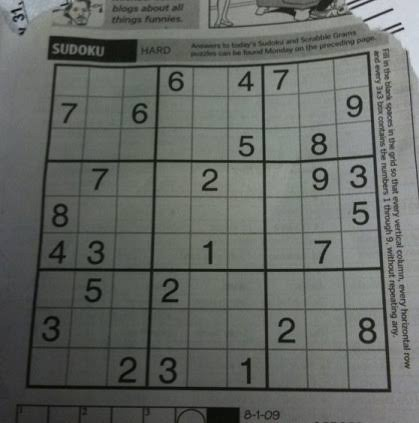
#> input picture DATA/sudokuu.jpg, 419 x 423 px, found by its file name
$ jupyter execute gradyanlar.ipynb   (older library calls are emulated)
#> lines starting #> are read from the running program, lines starting #| are printed output that depends on the picture
[cell 1]
import numpy as np
import cv2
from matplotlib import pyplot as plt

[cell 2]
img = cv2.imread("DATA\\sudokuu.jpg")
#> img is the input picture: shape (423, 419, 3); mean B, G, R 99.1, 103.3, 99.8

[cell 3]
plt.imshow(img , cmap="gray")

[cell 4]
sobelx = cv2.Sobel(img , cv2.CV_64F ,1,0 , ksize = 5) #x yönünde  gradyan
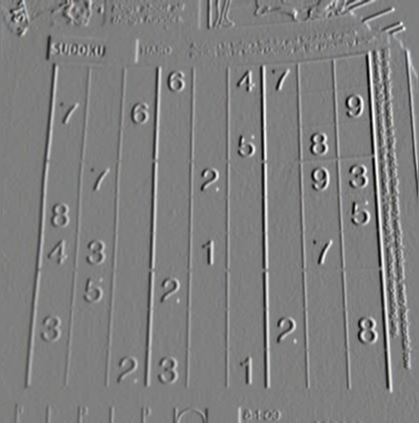
#> sobelx: shape (423, 419, 3) float64; mean B, G, R 21.3, 21.4, 21.2; drawn with min black and max white

[cell 5]
plt.imshow(sobelx , cmap="gray")
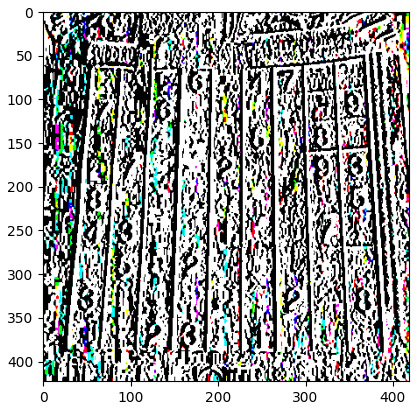
#> figure drawn by matplotlib, 1 panel; B, G, R data is drawn as R, G, B

[cell 6]
sobely = cv2.Sobel(img , cv2.CV_64F , 0 , 1 ,ksize = 5) # y yönünde gradyan
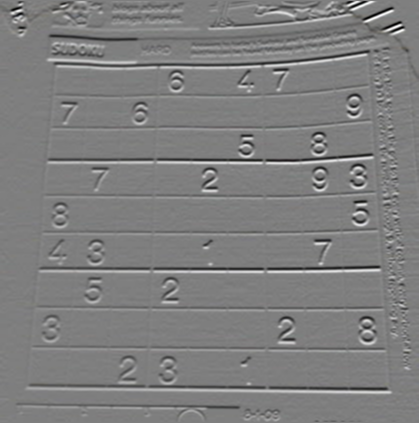
#> sobely: shape (423, 419, 3) float64; mean B, G, R -17, -16.7, -15.8; drawn with min black and max white

[cell 7]
plt.imshow(sobely , cmap="gray")
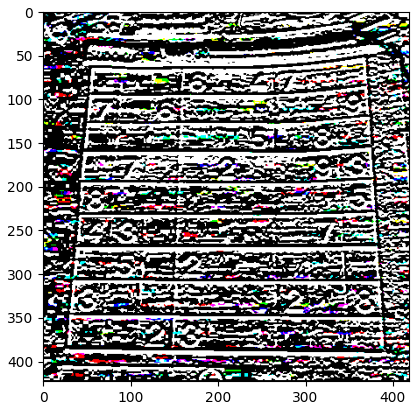
#> figure drawn by matplotlib, 1 panel; B, G, R data is drawn as R, G, B

[cell 8]
laplacian = cv2.Laplacian(img , cv2.CV_64F )
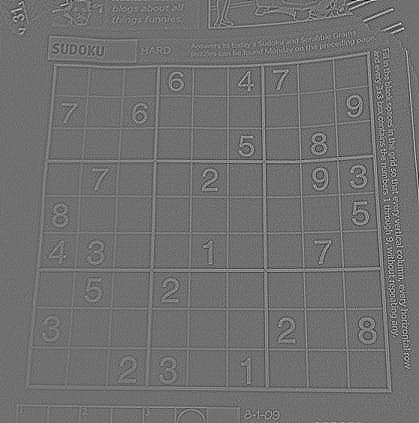
#> laplacian: shape (423, 419, 3) float64; mean B, G, R 0, 0, 0; drawn with min black and max white

[cell 9]
plt.imshow(laplacian )
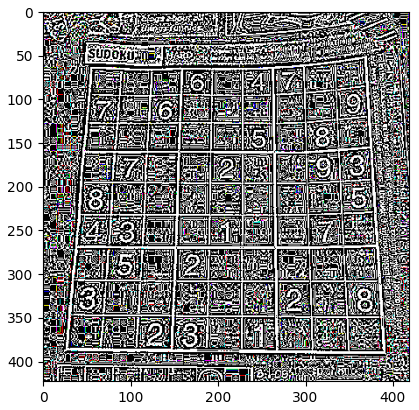
#> figure drawn by matplotlib, 1 panel; B, G, R data is drawn as R, G, B

[cell 10]
ret , thresh = cv2.threshold(img , 50 , 255 , cv2.THRESH_BINARY)
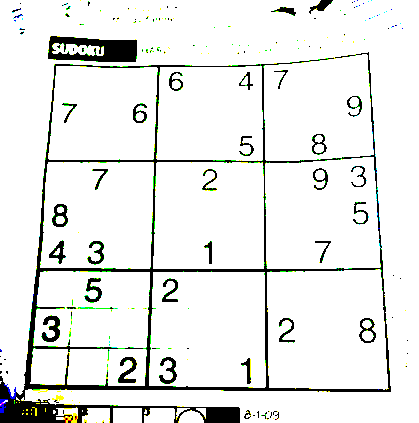
#> thresh: shape (423, 419, 3); mean B, G, R 232.1, 234.1, 232.8

[cell 11]
plt.imshow(thresh ,cmap = "gray")

[cell 12]
kernel = np.ones((4,4) ,np.uint8)

[cell 13]
grad =  cv2.morphologyEx(thresh , cv2.MORPH_GRADIENT , kernel)
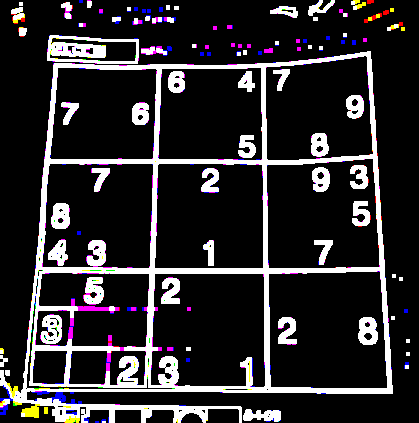
#> grad: shape (423, 419, 3); mean B, G, R 44.6, 41.9, 44.3

$ run again, with DATA/animal.jpg copied over DATA/sudokuu.jpg
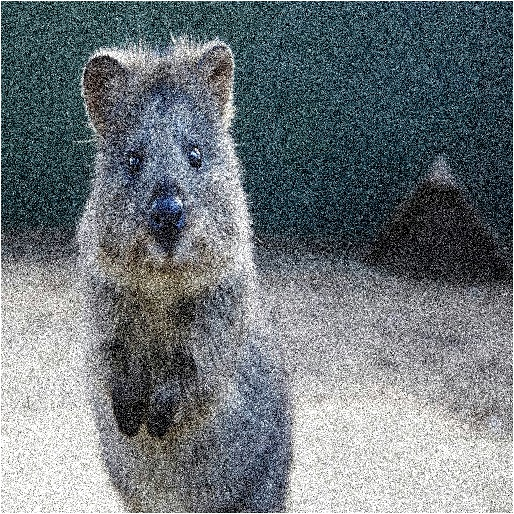
#> input picture DATA/animal.jpg, 514 x 514 px, found by its file name
#> img is the input picture: shape (514, 514, 3); mean B, G, R 123.4, 118.8, 110.8
#> `ret , thresh = cv2.threshold(img , 50 , 255 , cv2.THRESH_BINARY)`:
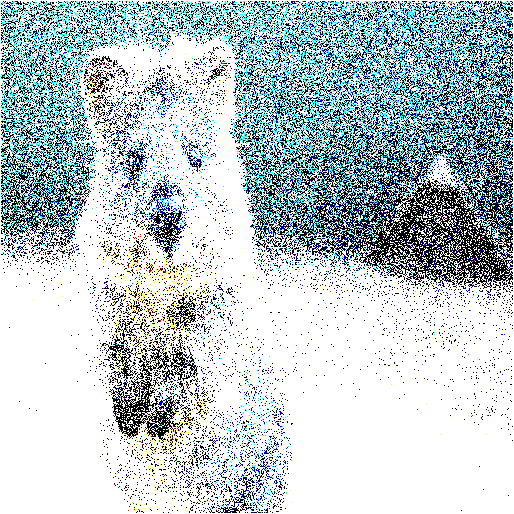
#> thresh: shape (514, 514, 3); mean B, G, R 206.8, 200.4, 184.4
#> `grad =  cv2.morphologyEx(thresh , cv2.MORPH_GRADIENT , kernel)`:
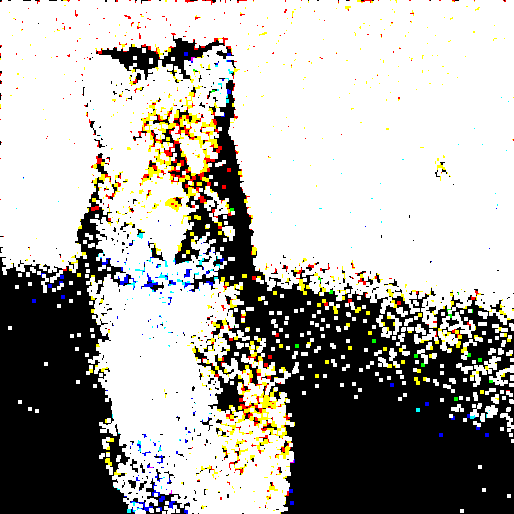
#> grad: shape (514, 514, 3); mean B, G, R 164.8, 170.3, 172.3

$ run again, with DATA/bricks.jpg copied over DATA/sudokuu.jpg
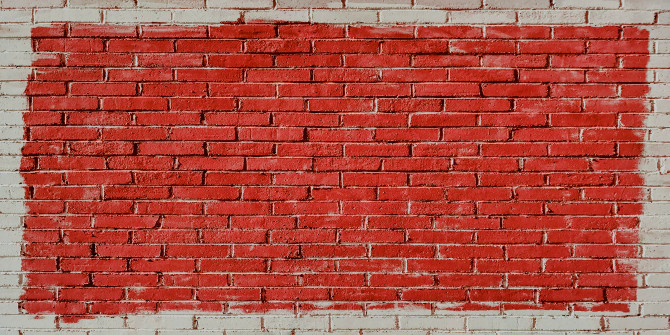
#> input picture DATA/bricks.jpg, 670 x 335 px, found by its file name
#> img is the input picture: shape (335, 670, 3); mean B, G, R 69.4, 80.9, 172.6
#> `ret , thresh = cv2.threshold(img , 50 , 255 , cv2.THRESH_BINARY)`:
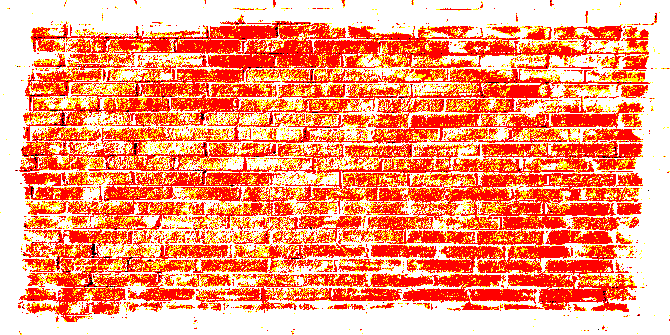
#> thresh: shape (335, 670, 3); mean B, G, R 118.5, 153.6, 253.9
#> `grad =  cv2.morphologyEx(thresh , cv2.MORPH_GRADIENT , kernel)`:
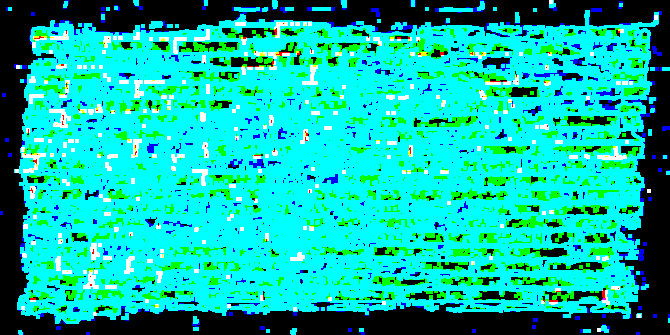
#> grad: shape (335, 670, 3); mean B, G, R 168.8, 187.6, 9.1
